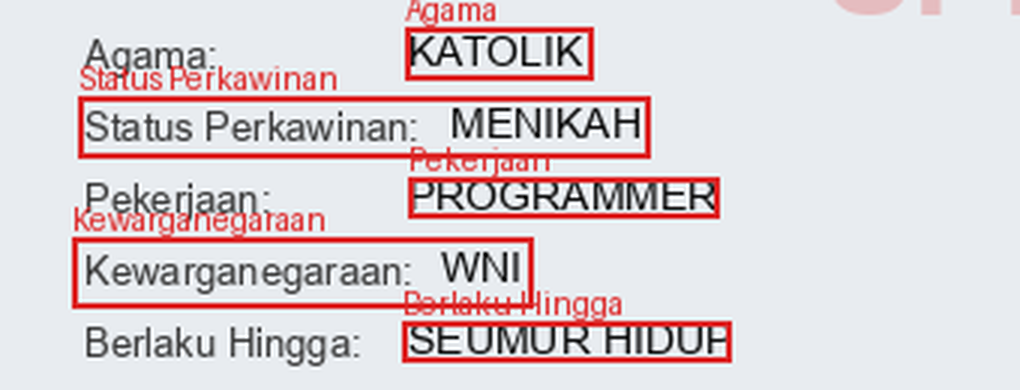
#> input picture data/_qa_frames/crop_lower.png, 1020 x 390 px
$ python -i preprocess.py   (imports and definitions only)
#> lines starting #> are read from the running program, lines starting #| are printed output that depends on the picture; after the words box and inside, x2 and y2 are one past the last pixel; in counts of white or black regions, pixels touching at a corner belong together
### app/qa.py
"""Document QA gates: blur, glare, skew, size — with explicit rejection reasons.

The same discipline as a data-quality pipeline, applied to images: an input
that fails a gate is rejected WITH a reason, never silently processed.
Thresholds were tuned on the synthetic golden set; they are intentionally
conservative (reject obvious junk, flag borderline cases for review).
"""

from __future__ import annotations

from dataclasses import dataclass, field
from pathlib import Path

import numpy as np
from PIL import Image, ImageFilter

MIN_WIDTH = 480
MIN_HEIGHT = 300

# Tuned on data/golden: clean cards score ~55, GaussianBlur(3) cards ~15.
# Reject below the midpoint; borderline cases (15-40) deserve review, not silence.
SHARPNESS_REJECT = 25.0
# Fraction of near-white pixels: clean cards < 1%, glare-perturbed > 8%.
GLARE_REJECT = 0.05
# Degrees of rotation tolerated before rejection.
SKEW_REJECT = 4.0


@dataclass
class QaCheck:
    name: str
    value: float
    threshold: float
    passed: bool
    note: str = ""


@dataclass
class QaReport:
    ok: bool = True
    checks: list[QaCheck] = field(default_factory=list)
    reasons: list[str] = field(default_factory=list)

    # [19 lines left out: functions _record, sharpness_score, glare_fraction, not called in this run]


def text_region(img: Image.Image) -> Image.Image:
    """Crop the left-column text block: skew estimation lives here.

    Full-card estimation is fooled by guilloche waves and the photo box;
    the label/value column is the signal.
    """
    w, h = img.size
    return img.crop((0, int(h * 0.12), int(w * 0.62), int(h * 0.95)))


def estimate_skew(img: Image.Image, *, max_angle: float = 10.0, step: float = 0.5) -> float:
    """Estimate rotation via projection-profile variance.

    Text rows create strong horizontal structure: at the correct angle the
    row-sum variance of the edge map peaks. Search -max..+max degrees.
    """
    edges = text_region(img).convert("L").filter(ImageFilter.FIND_EDGES)
    best_angle, best_var = 0.0, -1.0
    angles = np.arange(-max_angle, max_angle + step / 2, step)
    for a in angles:
        rotated = edges.rotate(float(a), resample=Image.BILINEAR, fillcolor=0)
        var = float(np.var(np.asarray(rotated, dtype=np.float32).sum(axis=1)))
        if var > best_var:
            best_var, best_angle = var, float(a)
    return best_angle


# [19 lines left out: function check_document, not called in this run]

### app/preprocess.py
"""Real-photo preprocessing: find the card, flatten it, fix the exposure.

Order matters and is deliberate:
1. Photometric fix FIRST - better contrast improves every later stage.
2. Fine-rotate the RAW capture (expand=True: the raw frame has margins, so
   nothing is cropped and no fill wedges appear).
3. THEN detect the card quad and perspective-warp it onto the canonical
   canvas. The warp re-rectifies residual tilt, so rotations never stack.

Rotating AFTER the warp is what produced rotated canvases with gray wedges;
that order is gone on purpose.
"""

from __future__ import annotations

from dataclasses import dataclass
from pathlib import Path

import numpy as np
from PIL import Image

CANON_W, CANON_H = 850, 540


@dataclass
class PreprocessReport:
    # "quad_warp" | "aspect_resize" | "aspect_resize_cropped" | "passthrough" | "passthrough_dim"
    method: str
    rotated_by: float = 0.0  # pre-warp fine rotation (degrees)
    photometric: bool = False

    # [35 lines left out: functions as_dict, _order_corners, _quad_area, _quad_is_cardlike, not called in this run]


def _find_card_quad(img: Image.Image) -> np.ndarray | None:
    """Largest plausible card-shaped 4-corner contour, or None.

    Tries plain edges first, then a CLAHE-boosted pass: dim captures with
    dark backgrounds yield no usable Canny edges until the contrast is
    lifted.
    """
    import cv2

    arr = np.asarray(img.convert("RGB"))
    gray = cv2.cvtColor(arr, cv2.COLOR_RGB2GRAY)
    frame_area = gray.shape[0] * gray.shape[1]

    def _quad_from(gray_img: np.ndarray) -> np.ndarray | None:
        blurred = cv2.GaussianBlur(gray_img, (5, 5), 0)
        edges = cv2.Canny(blurred, 60, 160)
        edges = cv2.dilate(edges, np.ones((3, 3), np.uint8), iterations=1)
        contours, _ = cv2.findContours(edges, cv2.RETR_EXTERNAL, cv2.CHAIN_APPROX_SIMPLE)
        best, best_area = None, 0.0
        for c in sorted(contours, key=cv2.contourArea, reverse=True)[:10]:
            area = cv2.contourArea(c)
            if area < 0.25 * frame_area:
                break
            peri = cv2.arcLength(c, True)
            approx = cv2.approxPolyDP(c, 0.02 * peri, True)
            if len(approx) != 4 or not cv2.isContourConvex(approx):
                continue
            quad = _order_corners(approx.reshape(4, 2).astype(np.float32))
            if area > best_area and _quad_is_cardlike(quad):
                best_area, best = area, quad
        return best

    quad = _quad_from(gray)
    if quad is not None:
        return quad
    # Dim capture: boost local contrast and try again.
    clahe = cv2.createCLAHE(clipLimit=3.0, tileGridSize=(8, 8))
    return _quad_from(clahe.apply(gray))


def _needs_light_fix(img: Image.Image) -> bool:
    arr = np.asarray(img.convert("L"), dtype=np.float32)
    return bool(arr.mean() < 125 or arr.std() < 55)


def _apply_light_fix(img: Image.Image) -> Image.Image:
    import cv2

    arr = np.asarray(img.convert("RGB"))
    lab = cv2.cvtColor(arr, cv2.COLOR_RGB2LAB)
    lum, chrom_a, chrom_b = cv2.split(lab)
    clahe = cv2.createCLAHE(clipLimit=2.0, tileGridSize=(8, 8))
    lum = clahe.apply(lum)
    out = cv2.cvtColor(cv2.merge((lum, chrom_a, chrom_b)), cv2.COLOR_LAB2RGB)
    return Image.fromarray(out)


# [11 lines left out: function _warp_to_canonical, not called in this run]


def _fine_rotate(img: Image.Image) -> tuple[Image.Image, float]:
    """Kill tilt on the RAW capture, expanding the canvas so nothing is lost.

    Only meaningful before the warp: the warp re-rectifies whatever tilt
    remains, and in-place rotation after the warp just shoves gray wedges
    into the corners.
    """
    from app.qa import estimate_skew

    total = 0.0
    for _ in range(2):
        skew = estimate_skew(img)
        if 0.8 <= abs(skew) <= 8.0:
            # estimate_skew returns the CORRECTION angle: rotate BY it.
            img = img.rotate(skew, resample=Image.BICUBIC, expand=True, fillcolor=(230, 230, 230))
            total += skew
        else:
            break
    return img, total


def preprocess(image_path: str | Path, out_path: str | Path) -> tuple[Path, PreprocessReport]:
    """Normalize one capture onto the canonical canvas. Returns (path, report)."""
#> called with image_path = '../data/_qa_frames/crop_lower.png', out_path = 'out.png'
    image_path = Path(image_path)
    out_path = Path(out_path)
    out_path.parent.mkdir(parents=True, exist_ok=True)
    img = Image.open(image_path).convert("RGB")
#> img is the input picture: PIL image 1020x390 RGB; mean R, G, B 220.9, 209.8, 213.1

    # 1) contrast first: better edges for quad detection and OCR alike
    photometric = _needs_light_fix(img)
#> in _needs_light_fix, `arr = np.asarray(img.convert("L"), dtype=np.float32)`:
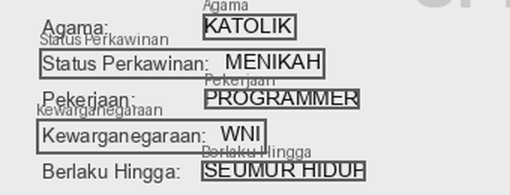
#> arr: shape (390, 1020) float32 (shown at 1/2 size); min 0, max 255, mean 213.4
#> photometric = True
    if photometric:
        img = _apply_light_fix(img)
#> in _apply_light_fix, `lum, chrom_a, chrom_b = cv2.split(lab)`:
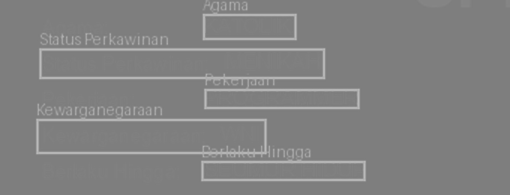
#> chrom_b: shape (390, 1020) (shown at 1/2 size); min 121, max 188, mean 129.6

    # 2) fine-rotate the RAW frame (expand=True, nothing cropped)
    img, rotation = _fine_rotate(img)
#> the loop in _fine_rotate, `for _ in range(2):` made 1 pass
#> skew on pass 1: 0
#> pass 1, in estimate_skew, `edges = text_region(img).convert("L").filter(ImageFilter.FIND_EDGES)`:
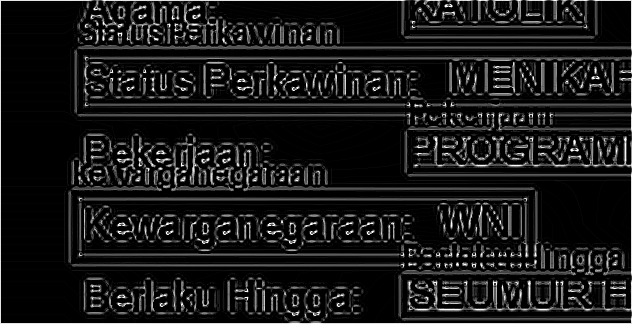
#> edges: PIL image 632x324 L; min 0, max 255, mean 24.7
#> after the loop in _fine_rotate, `for _ in range(2):`: total = 0
#> rotation = 0

    # 3) card quad -> warp; the warp is the only thing that touches geometry.
    #    Two-pass straightening: the detected quad's top/bottom edge angle IS
    #    the card's physical rotation (robust to background texture, unlike
    #    projection profiles). Pre-rotate by it, re-detect the quad on the
    #    straightened frame (edges are now axis-aligned and cleaner), then
    #    warp. Skipping this is what left cards tilted inside the canvas.
    quad = _find_card_quad(img)
#> in _quad_from, `edges = cv2.Canny(blurred, 60, 160)`:
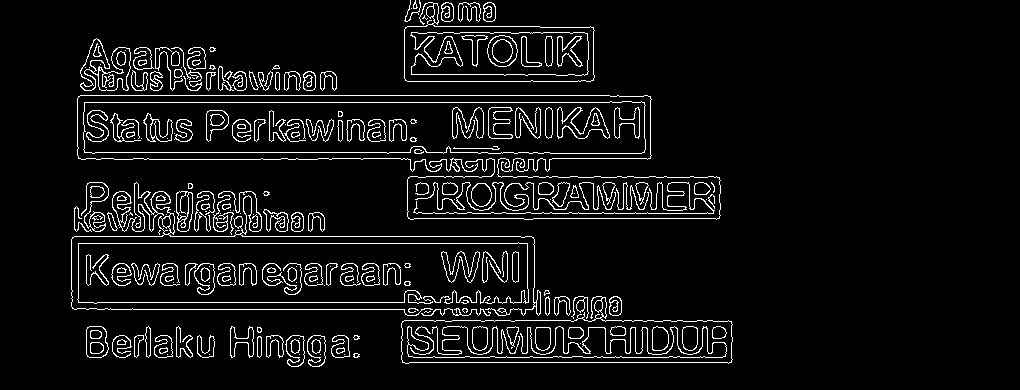
#> edges: shape (390, 1020); 6.4% white in thin lines or dots, all inside (x1, y1, x2, y2) = (71, 0, 733, 367)
#> in _quad_from, `edges = cv2.dilate(edges, np.ones((3, 3), np.uint8), iterations=1)`:
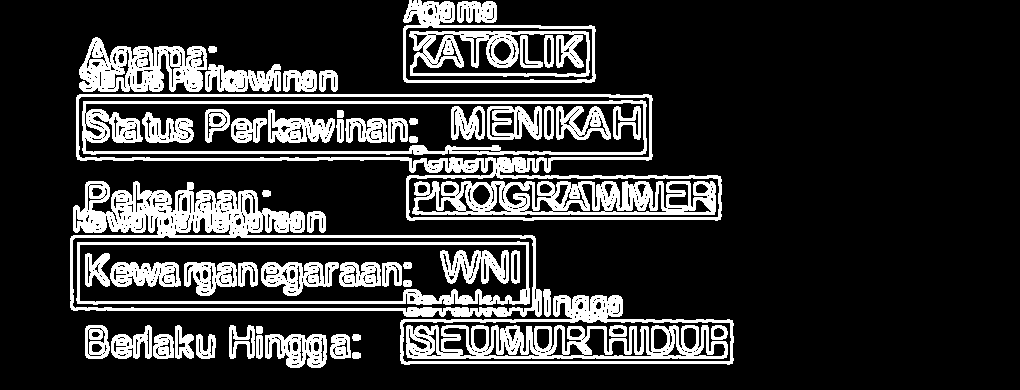
#> edges: shape (390, 1020); 20% white; 60 white regions
#> in _quad_from, `contours, _ = cv2.findContours(edges, cv2.RETR_EXTERNAL, cv2.CHAIN_APP..`: contours = 25 contours; largest, box (x1, y1, x2, y2) and area: (76, 94, 722, 221) 52740, (70, 181, 542, 317) 43591, (400, 295, 734, 365) 15910, (403, 0, 596, 83) 11793, (79, 37, 207, 92) 4792
#> the loop in _quad_from, `for c in sorted(contours, key=cv2.contourArea, reverse=True)[:10]:` made 1 pass
#> area on pass 1: 52739.5
#> after the loop in _quad_from, `for c in sorted(contours, key=cv2.contourArea, reverse=True)[:10]:`: best_area = 0
#> in _quad_from (call 2), `blurred = cv2.GaussianBlur(gray_img, (5, 5), 0)`:
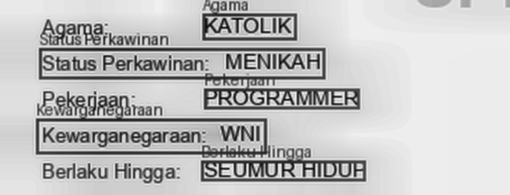
#> blurred: shape (390, 1020) (shown at 1/2 size); min 7, max 245, mean 192.7
#> in _quad_from (call 2), `edges = cv2.dilate(edges, np.ones((3, 3), np.uint8), iterations=1)`:
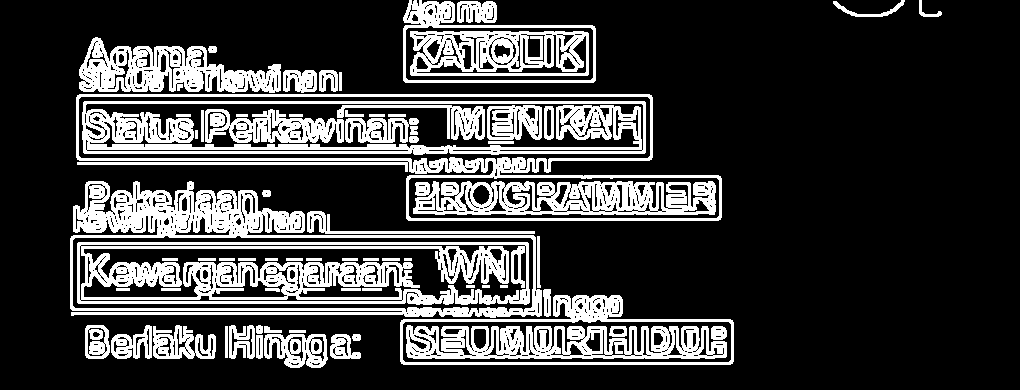
#> edges: shape (390, 1020); 23.7% white; 71 white regions
#> in _quad_from (call 2), `contours, _ = cv2.findContours(edges, cv2.RETR_EXTERNAL, cv2.CHAIN_APP..`: contours = 28 contours; largest, box (x1, y1, x2, y2) and area: (76, 94, 722, 221) 54292, (70, 181, 542, 318) 44636, (400, 295, 734, 365) 16371, (403, 0, 596, 83) 11969, (79, 37, 281, 93) 6566
#> the loop in _quad_from (call 2), `for c in sorted(contours, key=cv2.contourArea, reverse=True)[:10]:` made 1 pass
#> area on pass 1: 54292
#> after the loop in _quad_from (call 2), `for c in sorted(contours, key=cv2.contourArea, reverse=True)[:10]:`: best_area = 0
    if quad is not None:
        import math

        top = quad[1] - quad[0]  # TL -> TR
        bot = quad[2] - quad[3]  # BL -> BR, same reading direction
        angle = math.degrees(math.atan2(top[1], top[0]) + math.atan2(bot[1], bot[0])) / 2
        if abs(angle) > 1.0:
            rotated = img.rotate(
                angle, resample=Image.BICUBIC, expand=True, fillcolor=(230, 230, 230)
            )
            re_quad = _find_card_quad(rotated)
            if re_quad is not None:
                img, quad = rotated, re_quad
        img = _warp_to_canonical(img, quad)
        method = "quad_warp"
    else:
        aspect = img.width / img.height
        if 1.25 <= aspect <= 1.90:
            # Card-shaped frame. It may BE the card edge-to-edge (render/scan)
            # or a photo with background bands; after resizing, try to crop the
            # card quad on the resized copy to shed any background.
            resized = img.resize((CANON_W, CANON_H), Image.LANCZOS)
            inner = _find_card_quad(resized)
            if inner is not None and _quad_area(inner) >= 0.55 * CANON_W * CANON_H:
                img = _warp_to_canonical(resized, inner)
                method = "aspect_resize_cropped"
            else:
                img = resized
                method = "aspect_resize"
        else:
            method = "passthrough"

    if method == "passthrough":
        report = PreprocessReport(
            method="passthrough" if not photometric else "passthrough_dim",
            rotated_by=rotation,
            photometric=photometric,
        )
    else:
        report = PreprocessReport(method=method, rotated_by=rotation, photometric=photometric)
    img.save(out_path)
    return out_path, report

>>> result = preprocess('../data/_qa_frames/crop_lower.png', 'out.png')

$ run again, on data/_qa_frames/crop_mid.png
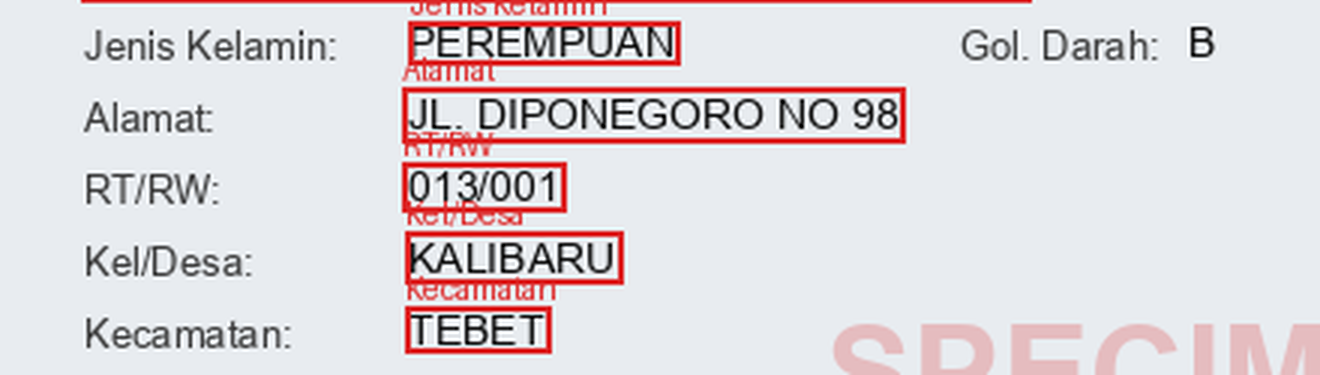
#> input picture data/_qa_frames/crop_mid.png, 1320 x 375 px
#> in preprocess, img is the input picture: PIL image 1320x375 RGB; mean R, G, B 222.8, 216.3, 219.7
#> photometric = True
#> lab: shape (375, 1320, 3); mean of channels 0, 1, 2 222.8, 130.8, 128.5
#> the loop in _fine_rotate, `for _ in range(2):` made 1 pass
#> skew on pass 1: 0
#> pass 1, in estimate_skew, `edges = text_region(img).convert("L").filter(ImageFilter.FIND_EDGES)`:
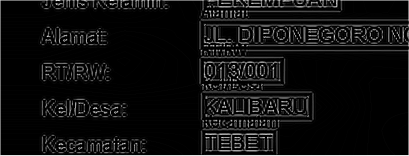
#> edges: PIL image 818x311 L (shown at 1/2 size); min 0, max 255, mean 15.6
#> after the loop in _fine_rotate, `for _ in range(2):`: total = 0
#> contours = 57 contours; largest, box (x1, y1, x2, y2) and area: (400, 85, 908, 302) 55070, (400, 19, 683, 83) 14032, (403, 304, 554, 356) 7363, (79, 0, 1034, 17) 3376, (133, 172, 220, 206) 1733
#> the loop in _quad_from, `for c in sorted(contours, key=cv2.contourArea, reverse=True)[:10]:` made 1 pass
#> area on pass 1: 55070.5
#> after the loop in _quad_from, `for c in sorted(contours, key=cv2.contourArea, reverse=True)[:10]:`: best_area = 0
#> in _quad_from (call 2), `edges = cv2.dilate(edges, np.ones((3, 3), np.uint8), iterations=1)`:
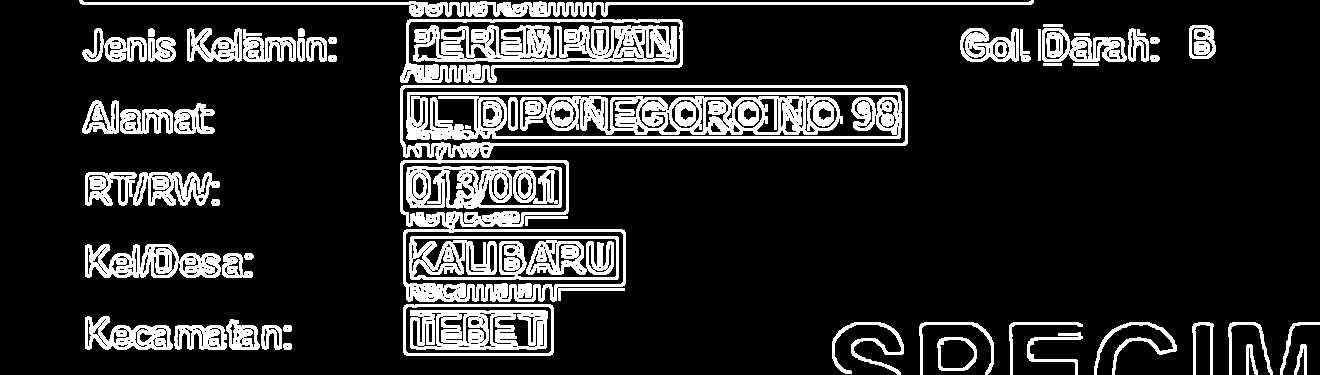
#> edges: shape (375, 1320); 16.3% white; 60 white regions
#> contours = 51 contours; largest, box (x1, y1, x2, y2) and area: (400, 85, 908, 302) 56306, (400, 19, 683, 83) 14379, (403, 304, 554, 356) 7633, (79, 0, 1034, 17) 3424, (85, 244, 221, 278) 3158
#> the loop in _quad_from (call 2), `for c in sorted(contours, key=cv2.contourArea, reverse=True)[:10]:` made 1 pass
#> area on pass 1: 56305.5
#> after the loop in _quad_from (call 2), `for c in sorted(contours, key=cv2.contourArea, reverse=True)[:10]:`: best_area = 0

$ run again, on data/_qa_frames/crop_top.png
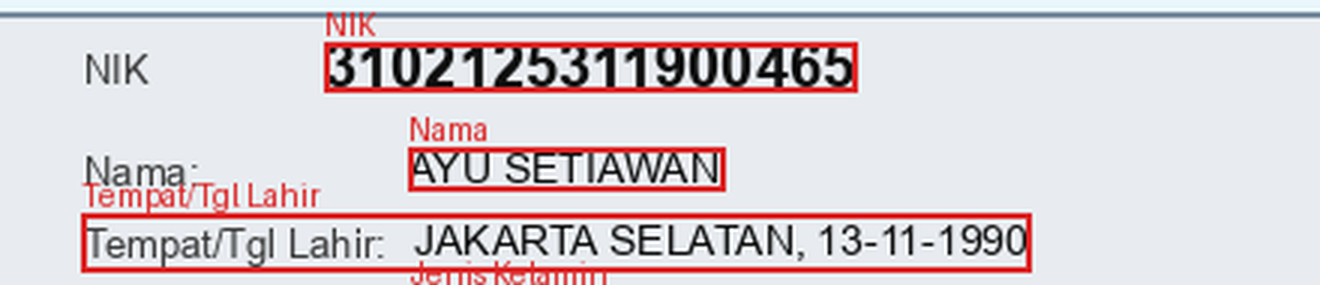
#> input picture data/_qa_frames/crop_top.png, 1320 x 285 px
#> in preprocess, img is the input picture: PIL image 1320x285 RGB; mean R, G, B 217.4, 208.6, 212.3
#> photometric = True
#> lab: shape (285, 1320, 3); mean of channels 0, 1, 2 216.4, 131.8, 129
#> the loop in _fine_rotate, `for _ in range(2):` made 1 pass
#> skew on pass 1: 0
#> after the loop in _fine_rotate, `for _ in range(2):`: total = 0
#> in _quad_from, `edges = cv2.Canny(blurred, 60, 160)`:
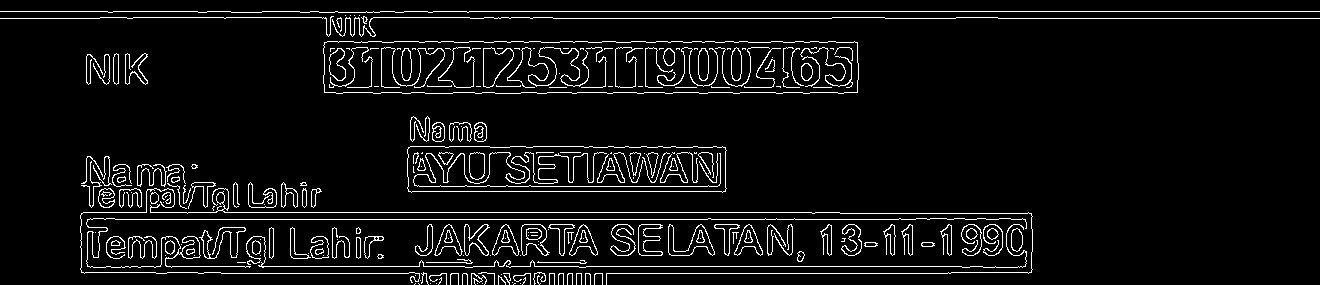
#> edges: shape (285, 1320); 6% white in thin lines or dots
#> contours = 26 contours; largest, box (x1, y1, x2, y2) and area: (85, 217, 1028, 269) 46141, (322, 40, 860, 95) 28402, (406, 145, 728, 194) 14927, (79, 155, 1034, 285) 9282, (0, 10, 1320, 38) 6050
#> the loop in _quad_from, `for c in sorted(contours, key=cv2.contourArea, reverse=True)[:10]:` made 1 pass
#> area on pass 1: 46141
#> after the loop in _quad_from, `for c in sorted(contours, key=cv2.contourArea, reverse=True)[:10]:`: best_area = 0
#> in _quad_from (call 2), `edges = cv2.dilate(edges, np.ones((3, 3), np.uint8), iterations=1)`:
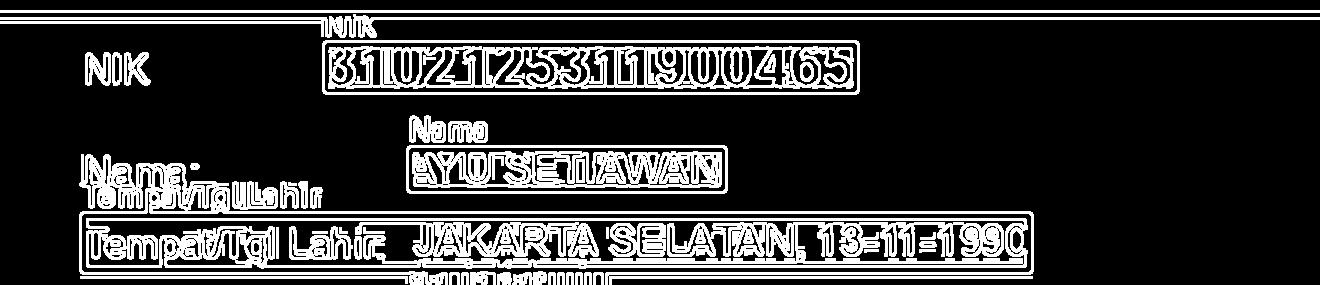
#> edges: shape (285, 1320); 21.7% white; 44 white regions
#> contours = 28 contours; largest, box (x1, y1, x2, y2) and area: (86, 218, 1028, 269) 45844, (322, 40, 860, 95) 28982, (406, 145, 728, 194) 15392, (79, 154, 1034, 285) 10268, (0, 14, 1320, 38) 3918
#> the loop in _quad_from (call 2), `for c in sorted(contours, key=cv2.contourArea, reverse=True)[:10]:` made 1 pass
#> area on pass 1: 45844.5
#> after the loop in _quad_from (call 2), `for c in sorted(contours, key=cv2.contourArea, reverse=True)[:10]:`: best_area = 0
